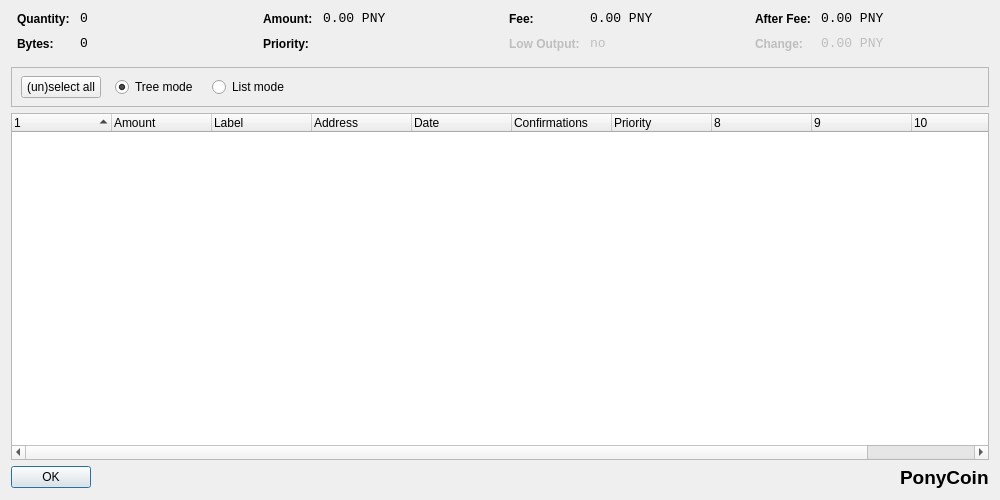
<?xml version="1.0" encoding="UTF-8"?>
<ui version="4.0">
 <class>CoinControlDialog</class>
 <widget class="QDialog" name="CoinControlDialog">
  <property name="geometry">
   <rect>
    <x>0</x>
    <y>0</y>
    <width>1000</width>
    <height>500</height>
   </rect>
  </property>
  <property name="windowTitle">
   <string>Coin Control</string>
  </property>
  <layout class="QVBoxLayout" name="verticalLayout">
   <item>
    <layout class="QHBoxLayout" name="horizontalLayoutTop" stretch="0,0,0,0">
     <property name="topMargin">
      <number>0</number>
     </property>
     <property name="bottomMargin">
      <number>10</number>
     </property>
     <item>
      <layout class="QFormLayout" name="formLayoutCoinControl1">
       <property name="horizontalSpacing">
        <number>10</number>
       </property>
       <property name="verticalSpacing">
        <number>10</number>
       </property>
       <property name="leftMargin">
        <number>6</number>
       </property>
       <property name="rightMargin">
        <number>6</number>
       </property>
       <item row="0" column="0">
        <widget class="QLabel" name="labelCoinControlQuantityText">
         <property name="styleSheet">
          <string notr="true">font-weight:bold;</string>
         </property>
         <property name="text">
          <string>Quantity:</string>
         </property>
        </widget>
       </item>
       <item row="0" column="1">
        <widget class="QLabel" name="labelCoinControlQuantity">
         <property name="font">
          <font>
           <family>Monospace</family>
           <pointsize>10</pointsize>
          </font>
         </property>
         <property name="cursor">
          <cursorShape>IBeamCursor</cursorShape>
         </property>
         <property name="contextMenuPolicy">
          <enum>Qt::ActionsContextMenu</enum>
         </property>
         <property name="text">
          <string notr="true">0</string>
         </property>
         <property name="textInteractionFlags">
          <set>Qt::LinksAccessibleByMouse|Qt::TextSelectableByKeyboard|Qt::TextSelectableByMouse</set>
         </property>
        </widget>
       </item>
       <item row="1" column="0">
        <widget class="QLabel" name="labelCoinControlBytesText">
         <property name="styleSheet">
          <string notr="true">font-weight:bold;</string>
         </property>
         <property name="text">
          <string>Bytes:</string>
         </property>
        </widget>
       </item>
       <item row="1" column="1">
        <widget class="QLabel" name="labelCoinControlBytes">
         <property name="font">
          <font>
           <family>Monospace</family>
           <pointsize>10</pointsize>
          </font>
         </property>
         <property name="cursor">
          <cursorShape>IBeamCursor</cursorShape>
         </property>
         <property name="contextMenuPolicy">
          <enum>Qt::ActionsContextMenu</enum>
         </property>
         <property name="text">
          <string notr="true">0</string>
         </property>
         <property name="textInteractionFlags">
          <set>Qt::LinksAccessibleByMouse|Qt::TextSelectableByKeyboard|Qt::TextSelectableByMouse</set>
         </property>
        </widget>
       </item>
      </layout>
     </item>
     <item>
      <layout class="QFormLayout" name="formLayoutCoinControl2">
       <property name="horizontalSpacing">
        <number>10</number>
       </property>
       <property name="verticalSpacing">
        <number>10</number>
       </property>
       <property name="leftMargin">
        <number>6</number>
       </property>
       <property name="rightMargin">
        <number>6</number>
       </property>
       <item row="0" column="0">
        <widget class="QLabel" name="labelCoinControlAmountText">
         <property name="styleSheet">
          <string notr="true">font-weight:bold;</string>
         </property>
         <property name="text">
          <string>Amount:</string>
         </property>
        </widget>
       </item>
       <item row="0" column="1">
        <widget class="QLabel" name="labelCoinControlAmount">
         <property name="font">
          <font>
           <family>Monospace</family>
           <pointsize>10</pointsize>
          </font>
         </property>
         <property name="cursor">
          <cursorShape>IBeamCursor</cursorShape>
         </property>
         <property name="contextMenuPolicy">
          <enum>Qt::ActionsContextMenu</enum>
         </property>
         <property name="text">
          <string notr="true">0.00 PNY</string>
         </property>
         <property name="textInteractionFlags">
          <set>Qt::LinksAccessibleByMouse|Qt::TextSelectableByKeyboard|Qt::TextSelectableByMouse</set>
         </property>
        </widget>
       </item>
       <item row="1" column="0">
        <widget class="QLabel" name="labelCoinControlPriorityText">
         <property name="styleSheet">
          <string notr="true">font-weight:bold;</string>
         </property>
         <property name="text">
          <string>Priority:</string>
         </property>
        </widget>
       </item>
       <item row="1" column="1">
        <widget class="QLabel" name="labelCoinControlPriority">
         <property name="font">
          <font>
           <family>Monospace</family>
           <pointsize>10</pointsize>
          </font>
         </property>
         <property name="cursor">
          <cursorShape>IBeamCursor</cursorShape>
         </property>
         <property name="contextMenuPolicy">
          <enum>Qt::ActionsContextMenu</enum>
         </property>
         <property name="text">
          <string/>
         </property>
         <property name="textInteractionFlags">
          <set>Qt::LinksAccessibleByMouse|Qt::TextSelectableByKeyboard|Qt::TextSelectableByMouse</set>
         </property>
        </widget>
       </item>
      </layout>
     </item>
     <item>
      <layout class="QFormLayout" name="formLayoutCoinControl3">
       <property name="horizontalSpacing">
        <number>10</number>
       </property>
       <property name="verticalSpacing">
        <number>10</number>
       </property>
       <property name="leftMargin">
        <number>6</number>
       </property>
       <property name="rightMargin">
        <number>6</number>
       </property>
       <item row="0" column="0">
        <widget class="QLabel" name="labelCoinControlFeeText">
         <property name="styleSheet">
          <string notr="true">font-weight:bold;</string>
         </property>
         <property name="text">
          <string>Fee:</string>
         </property>
        </widget>
       </item>
       <item row="0" column="1">
        <widget class="QLabel" name="labelCoinControlFee">
         <property name="font">
          <font>
           <family>Monospace</family>
           <pointsize>10</pointsize>
          </font>
         </property>
         <property name="cursor">
          <cursorShape>IBeamCursor</cursorShape>
         </property>
         <property name="contextMenuPolicy">
          <enum>Qt::ActionsContextMenu</enum>
         </property>
         <property name="text">
          <string notr="true">0.00 PNY</string>
         </property>
         <property name="textInteractionFlags">
          <set>Qt::LinksAccessibleByMouse|Qt::TextSelectableByKeyboard|Qt::TextSelectableByMouse</set>
         </property>
        </widget>
       </item>
       <item row="1" column="0">
        <widget class="QLabel" name="labelCoinControlLowOutputText">
         <property name="enabled">
          <bool>false</bool>
         </property>
         <property name="styleSheet">
          <string notr="true">font-weight:bold;</string>
         </property>
         <property name="text">
          <string>Low Output:</string>
         </property>
        </widget>
       </item>
       <item row="1" column="1">
        <widget class="QLabel" name="labelCoinControlLowOutput">
         <property name="enabled">
          <bool>false</bool>
         </property>
         <property name="font">
          <font>
           <family>Monospace</family>
           <pointsize>10</pointsize>
          </font>
         </property>
         <property name="cursor">
          <cursorShape>IBeamCursor</cursorShape>
         </property>
         <property name="contextMenuPolicy">
          <enum>Qt::ActionsContextMenu</enum>
         </property>
         <property name="text">
          <string notr="true">no</string>
         </property>
         <property name="textInteractionFlags">
          <set>Qt::LinksAccessibleByMouse|Qt::TextSelectableByKeyboard|Qt::TextSelectableByMouse</set>
         </property>
        </widget>
       </item>
      </layout>
     </item>
     <item>
      <layout class="QFormLayout" name="formLayoutCoinControl4">
       <property name="horizontalSpacing">
        <number>10</number>
       </property>
       <property name="verticalSpacing">
        <number>10</number>
       </property>
       <property name="leftMargin">
        <number>6</number>
       </property>
       <property name="rightMargin">
        <number>6</number>
       </property>
       <item row="0" column="0">
        <widget class="QLabel" name="labelCoinControlAfterFeeText">
         <property name="styleSheet">
          <string notr="true">font-weight:bold;</string>
         </property>
         <property name="text">
          <string>After Fee:</string>
         </property>
        </widget>
       </item>
       <item row="0" column="1">
        <widget class="QLabel" name="labelCoinControlAfterFee">
         <property name="font">
          <font>
           <family>Monospace</family>
           <pointsize>10</pointsize>
          </font>
         </property>
         <property name="cursor">
          <cursorShape>IBeamCursor</cursorShape>
         </property>
         <property name="contextMenuPolicy">
          <enum>Qt::ActionsContextMenu</enum>
         </property>
         <property name="text">
          <string notr="true">0.00 PNY</string>
         </property>
         <property name="textInteractionFlags">
          <set>Qt::LinksAccessibleByMouse|Qt::TextSelectableByKeyboard|Qt::TextSelectableByMouse</set>
         </property>
        </widget>
       </item>
       <item row="1" column="0">
        <widget class="QLabel" name="labelCoinControlChangeText">
         <property name="enabled">
          <bool>false</bool>
         </property>
         <property name="styleSheet">
          <string notr="true">font-weight:bold;</string>
         </property>
         <property name="text">
          <string>Change:</string>
         </property>
        </widget>
       </item>
       <item row="1" column="1">
        <widget class="QLabel" name="labelCoinControlChange">
         <property name="enabled">
          <bool>false</bool>
         </property>
         <property name="font">
          <font>
           <family>Monospace</family>
           <pointsize>10</pointsize>
          </font>
         </property>
         <property name="cursor">
          <cursorShape>IBeamCursor</cursorShape>
         </property>
         <property name="contextMenuPolicy">
          <enum>Qt::ActionsContextMenu</enum>
         </property>
         <property name="text">
          <string notr="true">0.00 PNY</string>
         </property>
         <property name="textInteractionFlags">
          <set>Qt::LinksAccessibleByMouse|Qt::TextSelectableByKeyboard|Qt::TextSelectableByMouse</set>
         </property>
        </widget>
       </item>
      </layout>
     </item>
    </layout>
   </item>
   <item>
    <widget class="QFrame" name="frame">
     <property name="minimumSize">
      <size>
       <width>0</width>
       <height>40</height>
      </size>
     </property>
     <property name="frameShape">
      <enum>QFrame::StyledPanel</enum>
     </property>
     <property name="frameShadow">
      <enum>QFrame::Sunken</enum>
     </property>
     <widget class="QWidget" name="horizontalLayoutWidget">
      <property name="geometry">
       <rect>
        <x>10</x>
        <y>0</y>
        <width>781</width>
        <height>41</height>
       </rect>
      </property>
      <layout class="QHBoxLayout" name="horizontalLayoutPanel" stretch="0,0,0,0">
       <property name="spacing">
        <number>14</number>
       </property>
       <item>
        <widget class="QPushButton" name="pushButtonSelectAll">
         <property name="sizePolicy">
          <sizepolicy hsizetype="Maximum" vsizetype="Fixed">
           <horstretch>0</horstretch>
           <verstretch>0</verstretch>
          </sizepolicy>
         </property>
         <property name="text">
          <string>(un)select all</string>
         </property>
        </widget>
       </item>
       <item>
        <widget class="QRadioButton" name="radioTreeMode">
         <property name="sizePolicy">
          <sizepolicy hsizetype="Maximum" vsizetype="Fixed">
           <horstretch>0</horstretch>
           <verstretch>0</verstretch>
          </sizepolicy>
         </property>
         <property name="text">
          <string>Tree mode</string>
         </property>
         <property name="checked">
          <bool>true</bool>
         </property>
        </widget>
       </item>
       <item>
        <widget class="QRadioButton" name="radioListMode">
         <property name="sizePolicy">
          <sizepolicy hsizetype="Maximum" vsizetype="Fixed">
           <horstretch>0</horstretch>
           <verstretch>0</verstretch>
          </sizepolicy>
         </property>
         <property name="text">
          <string>List mode</string>
         </property>
        </widget>
       </item>
       <item>
        <spacer name="horizontalSpacer">
         <property name="orientation">
          <enum>Qt::Horizontal</enum>
         </property>
         <property name="sizeHint" stdset="0">
          <size>
           <width>40</width>
           <height>20</height>
          </size>
         </property>
        </spacer>
       </item>
      </layout>
     </widget>
    </widget>
   </item>
   <item>
    <widget class="CoinControlTreeWidget" name="treeWidget">
     <property name="contextMenuPolicy">
      <enum>Qt::CustomContextMenu</enum>
     </property>
     <property name="sortingEnabled">
      <bool>false</bool>
     </property>
     <property name="columnCount">
      <number>11</number>
     </property>
     <attribute name="headerShowSortIndicator" stdset="0">
      <bool>true</bool>
     </attribute>
     <attribute name="headerStretchLastSection">
      <bool>false</bool>
     </attribute>
     <column>
      <property name="text">
       <string/>
      </property>
     </column>
     <column>
      <property name="text">
       <string>Amount</string>
      </property>
     </column>
     <column>
      <property name="text">
       <string>Label</string>
      </property>
     </column>
     <column>
      <property name="text">
       <string>Address</string>
      </property>
     </column>
     <column>
      <property name="text">
       <string>Date</string>
      </property>
     </column>
     <column>
      <property name="text">
       <string>Confirmations</string>
      </property>
      <property name="toolTip">
       <string>Confirmed</string>
      </property>
     </column>
     <column>
      <property name="text">
       <string>Priority</string>
      </property>
     </column>
     <column>
      <property name="text">
       <string/>
      </property>
     </column>
     <column>
      <property name="text">
       <string/>
      </property>
     </column>
     <column>
      <property name="text">
       <string/>
      </property>
     </column>
     <column>
      <property name="text">
       <string/>
      </property>
     </column>
    </widget>
   </item>
   <item>
    <layout class="QHBoxLayout" name="horizontalLayout">
     <item>
      <widget class="QDialogButtonBox" name="buttonBox">
       <property name="sizePolicy">
        <sizepolicy hsizetype="Maximum" vsizetype="Fixed">
         <horstretch>0</horstretch>
         <verstretch>0</verstretch>
        </sizepolicy>
       </property>
       <property name="orientation">
        <enum>Qt::Horizontal</enum>
       </property>
       <property name="standardButtons">
        <set>QDialogButtonBox::Ok</set>
       </property>
      </widget>
     </item>
     <item>
      <spacer name="horizontalSpacer_2">
       <property name="orientation">
        <enum>Qt::Horizontal</enum>
       </property>
       <property name="sizeHint" stdset="0">
        <size>
         <width>40</width>
         <height>20</height>
        </size>
       </property>
      </spacer>
     </item>
     <item>
      <widget class="QLabel" name="currencyIndicator">
       <property name="font">
        <font>
         <pointsize>14</pointsize>
         <weight>75</weight>
         <bold>true</bold>
        </font>
       </property>
       <property name="text">
        <string>PonyCoin</string>
       </property>
      </widget>
     </item>
    </layout>
   </item>
  </layout>
 </widget>
 <customwidgets>
  <customwidget>
   <class>CoinControlTreeWidget</class>
   <extends>QTreeWidget</extends>
   <header>coincontroltreewidget.h</header>
  </customwidget>
 </customwidgets>
 <resources/>
 <connections/>
</ui>
